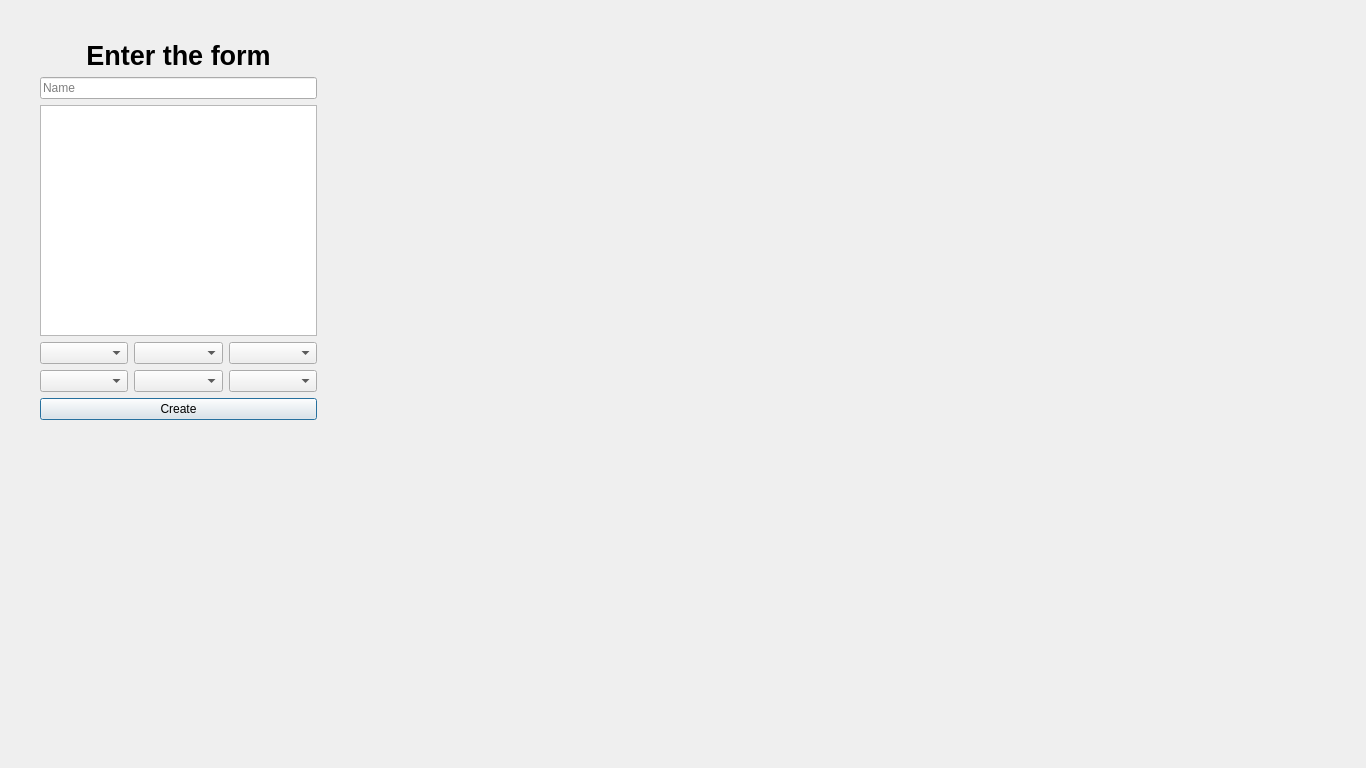
<?xml version="1.0" encoding="UTF-8"?>
<ui version="4.0">
 <class>createtask</class>
 <widget class="QDialog" name="createtask">
  <property name="geometry">
   <rect>
    <x>0</x>
    <y>0</y>
    <width>1366</width>
    <height>768</height>
   </rect>
  </property>
  <property name="windowTitle">
   <string>Create task</string>
  </property>
  <widget class="QWidget" name="layoutWidget">
   <property name="geometry">
    <rect>
     <x>40</x>
     <y>40</y>
     <width>277</width>
     <height>380</height>
    </rect>
   </property>
   <layout class="QVBoxLayout" name="verticalLayout_5">
    <item>
     <layout class="QVBoxLayout" name="verticalLayout_4">
      <item>
       <layout class="QVBoxLayout" name="verticalLayout_3">
        <item>
         <layout class="QVBoxLayout" name="verticalLayout_2">
          <item>
           <widget class="QLabel" name="label">
            <property name="font">
             <font>
              <pointsize>20</pointsize>
              <weight>75</weight>
              <bold>true</bold>
             </font>
            </property>
            <property name="text">
             <string>Enter the form</string>
            </property>
            <property name="alignment">
             <set>Qt::AlignCenter</set>
            </property>
           </widget>
          </item>
          <item>
           <layout class="QVBoxLayout" name="verticalLayout">
            <item>
             <widget class="QLineEdit" name="name">
              <property name="maxLength">
               <number>25</number>
              </property>
              <property name="placeholderText">
               <string>Name</string>
              </property>
             </widget>
            </item>
           </layout>
          </item>
         </layout>
        </item>
        <item>
         <widget class="QTextEdit" name="textEdit"/>
        </item>
        <item>
         <layout class="QHBoxLayout" name="horizontalLayout_2">
          <item>
           <layout class="QHBoxLayout" name="horizontalLayout">
            <item>
             <widget class="QComboBox" name="hours"/>
            </item>
            <item>
             <widget class="QComboBox" name="minutes"/>
            </item>
            <item>
             <widget class="QComboBox" name="seconds"/>
            </item>
           </layout>
          </item>
         </layout>
        </item>
       </layout>
      </item>
      <item>
       <layout class="QHBoxLayout" name="horizontalLayout_3">
        <item>
         <layout class="QHBoxLayout" name="horizontalLayout_4">
          <item>
           <widget class="QComboBox" name="day"/>
          </item>
          <item>
           <widget class="QComboBox" name="month"/>
          </item>
          <item>
           <widget class="QComboBox" name="year"/>
          </item>
         </layout>
        </item>
       </layout>
      </item>
     </layout>
    </item>
    <item>
     <widget class="QPushButton" name="pushButton">
      <property name="text">
       <string>Create</string>
      </property>
     </widget>
    </item>
   </layout>
  </widget>
 </widget>
 <resources/>
 <connections/>
</ui>
